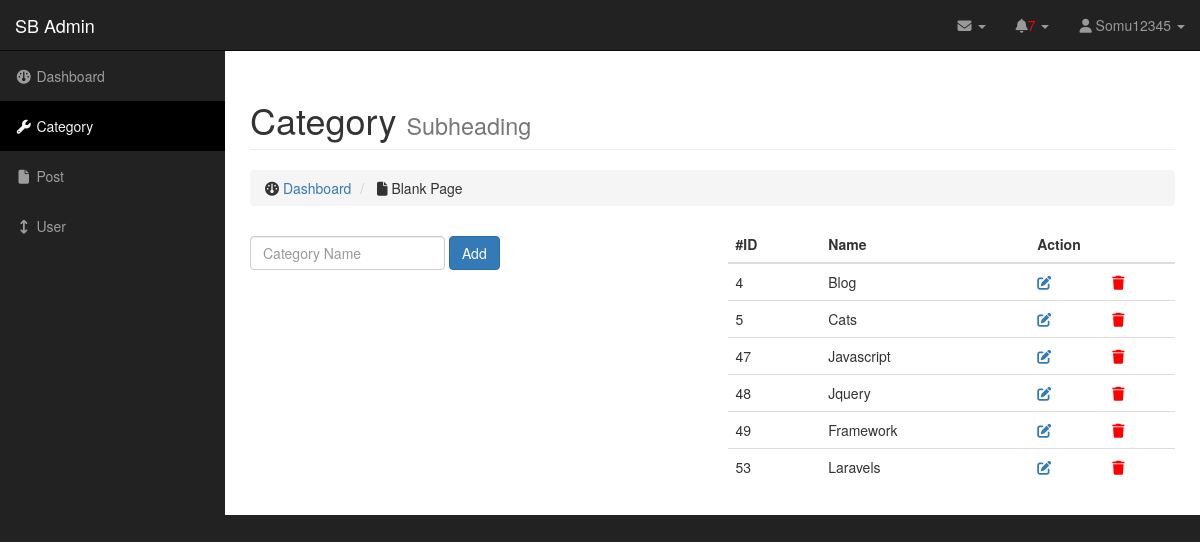
The app's page /admin/category.php (signed in) with its own data.
### tables this page shows
CREATE TABLE `tbl_category` (
  `id` int(11) NOT NULL,
  `cat_name` varchar(100) NOT NULL,
  `updated_at` date DEFAULT current_timestamp(),
  `deleted_at` date DEFAULT NULL
);

### database.php (called while the page is built, shortened)
<?php
class database{
    private $hostname = DB_HOSTNAME;
    private $dbName = DB_NAME;
    private $username = DB_USERNAME;
    private $password = DB_USERPWD;
    public function __construct(){
    try{
        if($this->conn = new mysqli($this->hostname,$this->username,$this->password,$this->dbName)){
            return $this->conn;
        }else{
            throw new Exception('Unable to connect');
        }
    }catch(Exception $e){
            echo $e->getMessage();
        }
    }
}
?>

### maincontroller.php (called while the page is built, shortened)
<?php
require_once "../database.php";
class maincontroller extends database{
    public function fetchAllData($table_name){
        $sql = "SELECT * FROM $table_name WHERE `deleted_at` IS NULL";
        $res = $this->conn->query($sql);
        if($res->num_rows > 0){
            return $res;
        }else{
            return false;
        }
    }
}
?>

### admin/category.php (the view, shortened to what this page needs)
<?php
require_once "../maincontroller.php";
$obj = new maincontroller();
global $errors;
$result = $obj->fetchAllData('tbl_category');
?>
<!DOCTYPE html>
<html lang="en">
<head>
    <link rel="stylesheet" href="https://lipis.github.io/bootstrap-sweetalert/dist/sweetalert.css" />
</head>
<body>
    <?php include "include/header.php"; ?>
    <div id="wrapper">
        <div id="page-wrapper">
            <div class="container-fluid">
                <div class="row">
                    <div class="col-lg-12">
                        <h1 class="page-header">
                            Category
                            <small>Subheading</small>
                        </h1>
                        <ol class="breadcrumb">
                            <li>
                                <i class="fa fa-dashboard"></i>  <a href="dashboard.php">Dashboard</a>
                            </li>
                            <li class="">
                                <i class="fa fa-file"></i> Blank Page
                            </li>
                        </ol>
                    </div>
                </div>
                <div class="row">
                <?php if(isset($_GET['edit'])){?>
                <div class="col-lg-6">
                <p>Edit</p>
                            <p style="color:red;"><?php echo $errors; ?></p>
                        <form action="" method="POST" class="form-inline" role="form">
                            <div class="form-group">
                                <label class="sr-only" for="">label</label>
                                <?php foreach($catedit as $row){?>
                                <input type="hidden" name="id" value="<?php echo $id;?>">
                                <input type="text" class="form-control" name="cat_name" value="<?php echo $row['cat_name'] ?>" placeholder="Category Name">
                                <?php } ?>
                            </div>
                            <button type="submit" name="update" class="btn btn-primary">Update</button>
                        </form>
                </div>
                <div class="row">
                <?php }else{?>
                <div class="col-lg-6">
                    <form action="" method="POST" class="form-inline" role="form">
                        <div class="form-group">
                            <input type="text" class="form-control" name="cat_name" placeholder="Category Name">
                        </div>
                        <button type="submit" name="cat-btn" class="btn btn-primary">Add</button>
                    </form>
                </div>
                <?php } ?>
                <div class="col-lg-6">
                    <div class="table-responsive">
                        <table class="table table-hover">
                            <thead>
                                <tr>
                                    <th>#ID</th>
                                    <th>Name</th>
                                    <th colspan="2">Action</th>
                                </tr>
                            </thead>
                            <tbody>
                                <?php
                                foreach ($result as $row){?>
                                <tr id="row<?php echo $row['id'];?>">
                                    <td><?php echo $row['id'];?></td>
                                    <td><?php echo $row['cat_name'];?></td>
                                    <td>
                                    <a href="category.php?edit=<?php echo $row['id'];?>"><i class="fa fa-edit" aria-hidden="true" title="edit"></i></a></td>
                                    <td>
                                    <a href="javascript:void(0)" data-id="<?php echo $row['id'];?>" class="btndelete"><i class="fa fa-trash" aria-hidden="true" title="delete"></i></a></td>
                                </tr>
                                <?php }?>
                            </tbody>
                        </table>
                    </div>
                </div>
            </div>
        </div>
    </div>
</body>
</html>

### admin/css/sb-admin.css (style rules this page uses)
body { margin-top: 100px; background-color: #222; }
@media (min-width:768px) { body { margin-top: 50px; } }
#wrapper { padding-left: 0; }
#page-wrapper { width: 100%; padding: 0; background-color: #fff; }
@media (min-width:768px) { #wrapper { padding-left: 225px; } }
@media (min-width:768px) { #page-wrapper { padding: 10px; } }

### admin/category.php (style rules this page uses)
.btndelete { border: none; background: none; color: red; }

### records on screen
tbl_category: id "4", cat_name "Blog"
tbl_category: id "5", cat_name "Cats"
tbl_category: id "47", cat_name "Javascript"
tbl_category: id "48", cat_name "Jquery"
tbl_category: id "49", cat_name "Framework"
tbl_category: id "53", cat_name "Laravels"

### other values on screen
$countPostDraft "7"
$_SESSION['name'] "Somu12345"
